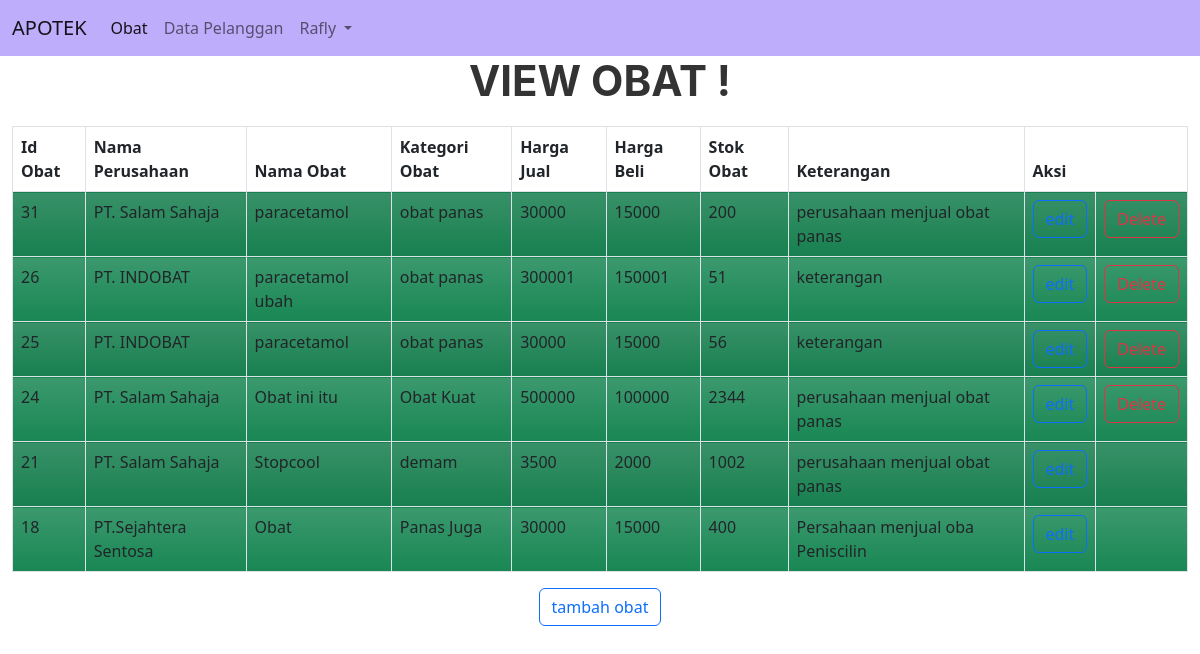
The app's page /view/dashboard.php?page=obat (signed in) with its own data.
### tables this page shows
CREATE TABLE `tb_obat` (
  `id_obat` int(4) NOT NULL,
  `id_supplier` int(4) NOT NULL,
  `namaobat` varchar(100) NOT NULL,
  `kategoriobat` varchar(50) NOT NULL,
  `hargajual` double NOT NULL,
  `hargabeli` double NOT NULL,
  `stok_obat` int(11) NOT NULL,
  `keterangan` text NOT NULL
);

CREATE TABLE `tb_supplier` (
  `id_supplier` int(4) NOT NULL,
  `perusahaan` varchar(100) NOT NULL,
  `telp` varchar(20) NOT NULL,
  `alamat` text NOT NULL,
  `keterangan` varchar(100) NOT NULL
);

### view/view_obat.php (the view)
<center>
    <h1><b>VIEW OBAT !</b></h1>
    <div class="container-fluid">
        <table class="table table-striped table-fluid  table-hover table-bordered ">
            <thead>
                <tr>
                    <th>Id Obat</th>
                    <th>Nama Perusahaan</th>
                    <th>Nama Obat</th>
                    <th>Kategori Obat</th>
                    <th>Harga Jual</th>
                    <th>Harga Beli</th>
                    <th class=>Stok Obat</th>
                    <th>Keterangan</th>
                    <th colspan="2">Aksi</th>
                </tr>
            </thead>
            <?php
                $query = mysqli_query($koneksi, "SELECT * FROM tb_obat INNER JOIN tb_supplier USING(id_supplier) ORDER BY id_obat DESC");
                    while($baris = mysqli_fetch_assoc($query)){
                ?>
            <tr class="bg-success bg-gradient">
                <td><?= $baris['id_obat'];?></td>
                <td><?= $baris['perusahaan'];?></td>
                <td><?= $baris['namaobat'];?></td>
                <td><?= $baris['kategoriobat'];?></td>
                <td><?= $baris['hargajual'];?></td>
                <td><?= $baris['hargabeli'];?></td>
                <td><?= $baris['stok_obat'];?></td>
                <td><?= $baris['keterangan'];?></td>
                <td><a href="../update/edit_obat.php?idobat=<?= $baris['id_obat'];?>"
                        class="btn btn-outline-primary">edit</a></td>
                <?php
                    $idobat = $baris['id_obat'];
                    $hide_delete = mysqli_query($koneksi, "SELECT COUNT(*) as total FROM tb_obat INNER JOIN tb_detail_transaksi ON tb_obat.id_obat = tb_detail_transaksi.idobat WHERE tb_obat.id_obat = $idobat");
                    $cek = mysqli_fetch_row($hide_delete);
                    if($cek['0']==0){
                    ?>
                <td><a href="../delete/delete_obat.php?idobat=<?= $baris['id_obat'];?>"
                        class="btn btn-outline-danger">Delete</a></td>
                <?php
                    }else{
                        echo "<td></td>";
                    }
                    ?>
            </tr>
            <?php
                }
                ?>
        </table>
    </div>
    <a class="btn btn-outline-primary" href="../add/add_obat.php"> tambah obat</a>
</center>

### records on screen
tb_obat: id_obat "31", id_supplier.perusahaan "PT. Salam Sahaja", namaobat "paracetamol", kategoriobat "obat panas", hargajual "30000", hargabeli "15000", stok_obat "200", id_supplier.keterangan "perusahaan menjual obat panas"
tb_obat: id_obat "26", id_supplier.perusahaan "PT. INDOBAT", namaobat "paracetamol ubah", kategoriobat "obat panas", hargajual "300001", hargabeli "150001", stok_obat "51", id_supplier.keterangan "keterangan"
tb_obat: id_obat "25", id_supplier.perusahaan "PT. INDOBAT", namaobat "paracetamol", kategoriobat "obat panas", hargajual "30000", hargabeli "15000", stok_obat "56", id_supplier.keterangan "keterangan"
tb_obat: id_obat "24", id_supplier.perusahaan "PT. Salam Sahaja", namaobat "Obat ini itu", kategoriobat "Obat Kuat", hargajual "500000", hargabeli "100000", stok_obat "2344", id_supplier.keterangan "perusahaan menjual obat panas"
tb_obat: id_obat "21", id_supplier.perusahaan "PT. Salam Sahaja", namaobat "Stopcool", kategoriobat "demam", hargajual "3500", hargabeli "2000", stok_obat "1002", id_supplier.keterangan "perusahaan menjual obat panas"
tb_obat: id_obat "18", id_supplier.perusahaan "PT.Sejahtera Sentosa", namaobat "Obat", kategoriobat "Panas Juga", hargajual "30000", hargabeli "15000", stok_obat "400", id_supplier.keterangan "Persahaan menjual oba Peniscilin"

### other values on screen
$_SESSION['username'] "Rafly"
